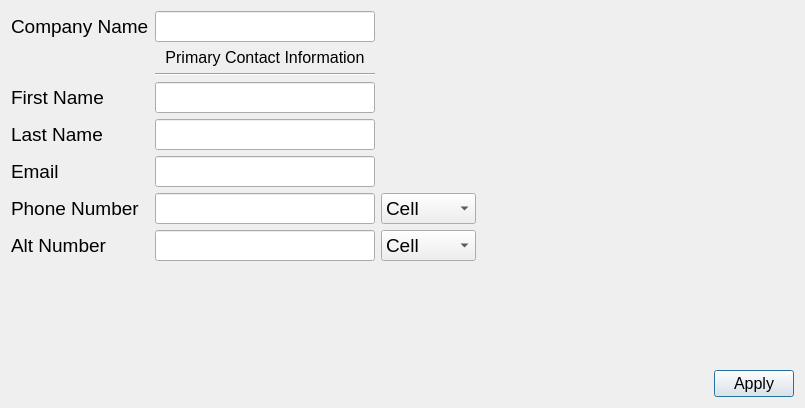
<?xml version="1.0" encoding="UTF-8"?>
<ui version="4.0">
 <class>AddCustomer</class>
 <widget class="QDialog" name="AddCustomer">
  <property name="geometry">
   <rect>
    <x>0</x>
    <y>0</y>
    <width>805</width>
    <height>408</height>
   </rect>
  </property>
  <property name="sizePolicy">
   <sizepolicy hsizetype="Expanding" vsizetype="Expanding">
    <horstretch>0</horstretch>
    <verstretch>0</verstretch>
   </sizepolicy>
  </property>
  <property name="font">
   <font>
    <pointsize>14</pointsize>
   </font>
  </property>
  <property name="windowTitle">
   <string>Dialog</string>
  </property>
  <property name="autoFillBackground">
   <bool>false</bool>
  </property>
  <layout class="QGridLayout" name="gridLayout_2">
   <item row="0" column="0">
    <layout class="QGridLayout" name="gridLayout">
     <item row="0" column="0" rowspan="3">
      <layout class="QFormLayout" name="formLayout">
       <item row="0" column="0">
        <widget class="QLabel" name="companyNameLabel">
         <property name="font">
          <font>
           <pointsize>14</pointsize>
          </font>
         </property>
         <property name="text">
          <string>Company Name</string>
         </property>
        </widget>
       </item>
       <item row="0" column="1">
        <widget class="QLineEdit" name="companyNameLineEdit">
         <property name="minimumSize">
          <size>
           <width>220</width>
           <height>0</height>
          </size>
         </property>
         <property name="maximumSize">
          <size>
           <width>500</width>
           <height>16777215</height>
          </size>
         </property>
         <property name="font">
          <font>
           <pointsize>14</pointsize>
          </font>
         </property>
         <property name="maxLength">
          <number>50</number>
         </property>
        </widget>
       </item>
       <item row="1" column="1">
        <widget class="QLabel" name="label">
         <property name="sizePolicy">
          <sizepolicy hsizetype="MinimumExpanding" vsizetype="Preferred">
           <horstretch>0</horstretch>
           <verstretch>0</verstretch>
          </sizepolicy>
         </property>
         <property name="minimumSize">
          <size>
           <width>220</width>
           <height>0</height>
          </size>
         </property>
         <property name="maximumSize">
          <size>
           <width>500</width>
           <height>16777215</height>
          </size>
         </property>
         <property name="font">
          <font>
           <pointsize>12</pointsize>
          </font>
         </property>
         <property name="text">
          <string>Primary Contact Information</string>
         </property>
         <property name="alignment">
          <set>Qt::AlignCenter</set>
         </property>
        </widget>
       </item>
       <item row="2" column="1">
        <widget class="Line" name="line">
         <property name="minimumSize">
          <size>
           <width>220</width>
           <height>0</height>
          </size>
         </property>
         <property name="maximumSize">
          <size>
           <width>500</width>
           <height>16777215</height>
          </size>
         </property>
         <property name="orientation">
          <enum>Qt::Horizontal</enum>
         </property>
        </widget>
       </item>
       <item row="3" column="0">
        <widget class="QLabel" name="firstNameLabel">
         <property name="font">
          <font>
           <pointsize>14</pointsize>
          </font>
         </property>
         <property name="text">
          <string>First Name</string>
         </property>
        </widget>
       </item>
       <item row="3" column="1">
        <widget class="QLineEdit" name="firstNameLineEdit">
         <property name="minimumSize">
          <size>
           <width>220</width>
           <height>0</height>
          </size>
         </property>
         <property name="maximumSize">
          <size>
           <width>500</width>
           <height>16777215</height>
          </size>
         </property>
         <property name="font">
          <font>
           <pointsize>14</pointsize>
          </font>
         </property>
         <property name="maxLength">
          <number>50</number>
         </property>
        </widget>
       </item>
       <item row="4" column="0">
        <widget class="QLabel" name="lastNameLabel">
         <property name="font">
          <font>
           <pointsize>14</pointsize>
          </font>
         </property>
         <property name="text">
          <string>Last Name</string>
         </property>
        </widget>
       </item>
       <item row="4" column="1">
        <widget class="QLineEdit" name="lastNameLineEdit">
         <property name="minimumSize">
          <size>
           <width>220</width>
           <height>0</height>
          </size>
         </property>
         <property name="maximumSize">
          <size>
           <width>500</width>
           <height>16777215</height>
          </size>
         </property>
         <property name="font">
          <font>
           <pointsize>14</pointsize>
          </font>
         </property>
         <property name="maxLength">
          <number>50</number>
         </property>
        </widget>
       </item>
       <item row="7" column="0">
        <widget class="QLabel" name="phoneNumberLabel">
         <property name="font">
          <font>
           <pointsize>14</pointsize>
          </font>
         </property>
         <property name="text">
          <string>Phone Number</string>
         </property>
        </widget>
       </item>
       <item row="7" column="1">
        <widget class="QLineEdit" name="phoneNumberLineEdit">
         <property name="minimumSize">
          <size>
           <width>220</width>
           <height>0</height>
          </size>
         </property>
         <property name="maximumSize">
          <size>
           <width>500</width>
           <height>16777215</height>
          </size>
         </property>
         <property name="font">
          <font>
           <pointsize>14</pointsize>
          </font>
         </property>
         <property name="maxLength">
          <number>50</number>
         </property>
        </widget>
       </item>
       <item row="8" column="0">
        <widget class="QLabel" name="altNumberLabel">
         <property name="text">
          <string>Alt Number</string>
         </property>
        </widget>
       </item>
       <item row="8" column="1">
        <widget class="QLineEdit" name="altNumberLineEdit">
         <property name="minimumSize">
          <size>
           <width>220</width>
           <height>0</height>
          </size>
         </property>
         <property name="maximumSize">
          <size>
           <width>500</width>
           <height>16777215</height>
          </size>
         </property>
         <property name="maxLength">
          <number>50</number>
         </property>
        </widget>
       </item>
       <item row="6" column="0">
        <widget class="QLabel" name="emailLabel">
         <property name="text">
          <string>Email</string>
         </property>
        </widget>
       </item>
       <item row="6" column="1">
        <widget class="QLineEdit" name="emailLineEdit">
         <property name="minimumSize">
          <size>
           <width>220</width>
           <height>0</height>
          </size>
         </property>
         <property name="maximumSize">
          <size>
           <width>500</width>
           <height>16777215</height>
          </size>
         </property>
         <property name="maxLength">
          <number>50</number>
         </property>
        </widget>
       </item>
      </layout>
     </item>
     <item row="0" column="1">
      <spacer name="verticalSpacer">
       <property name="orientation">
        <enum>Qt::Vertical</enum>
       </property>
       <property name="sizeType">
        <enum>QSizePolicy::Minimum</enum>
       </property>
       <property name="sizeHint" stdset="0">
        <size>
         <width>20</width>
         <height>40</height>
        </size>
       </property>
      </spacer>
     </item>
     <item row="0" column="2">
      <spacer name="verticalSpacer_3">
       <property name="orientation">
        <enum>Qt::Vertical</enum>
       </property>
       <property name="sizeType">
        <enum>QSizePolicy::Minimum</enum>
       </property>
       <property name="sizeHint" stdset="0">
        <size>
         <width>20</width>
         <height>40</height>
        </size>
       </property>
      </spacer>
     </item>
     <item row="1" column="1">
      <widget class="QComboBox" name="comboBox">
       <property name="font">
        <font>
         <pointsize>14</pointsize>
        </font>
       </property>
       <property name="minimumContentsLength">
        <number>5</number>
       </property>
       <item>
        <property name="text">
         <string>Cell</string>
        </property>
       </item>
       <item>
        <property name="text">
         <string>Work</string>
        </property>
       </item>
       <item>
        <property name="text">
         <string>Home</string>
        </property>
       </item>
       <item>
        <property name="text">
         <string>Other</string>
        </property>
       </item>
      </widget>
     </item>
     <item row="2" column="1">
      <widget class="QComboBox" name="comboBox_2">
       <property name="font">
        <font>
         <pointsize>14</pointsize>
        </font>
       </property>
       <property name="minimumContentsLength">
        <number>5</number>
       </property>
       <item>
        <property name="text">
         <string>Cell</string>
        </property>
       </item>
       <item>
        <property name="text">
         <string>Work</string>
        </property>
       </item>
       <item>
        <property name="text">
         <string>Home</string>
        </property>
       </item>
       <item>
        <property name="text">
         <string>Other</string>
        </property>
       </item>
      </widget>
     </item>
     <item row="2" column="2">
      <spacer name="horizontalSpacer_2">
       <property name="orientation">
        <enum>Qt::Horizontal</enum>
       </property>
       <property name="sizeHint" stdset="0">
        <size>
         <width>40</width>
         <height>20</height>
        </size>
       </property>
      </spacer>
     </item>
    </layout>
   </item>
   <item row="0" column="2" rowspan="2">
    <spacer name="verticalSpacer_4">
     <property name="orientation">
      <enum>Qt::Vertical</enum>
     </property>
     <property name="sizeHint" stdset="0">
      <size>
       <width>20</width>
       <height>354</height>
      </size>
     </property>
    </spacer>
   </item>
   <item row="2" column="0">
    <spacer name="horizontalSpacer">
     <property name="orientation">
      <enum>Qt::Horizontal</enum>
     </property>
     <property name="sizeHint" stdset="0">
      <size>
       <width>40</width>
       <height>20</height>
      </size>
     </property>
    </spacer>
   </item>
   <item row="2" column="2">
    <widget class="QPushButton" name="applyPushButton">
     <property name="font">
      <font>
       <pointsize>12</pointsize>
      </font>
     </property>
     <property name="text">
      <string>Apply</string>
     </property>
    </widget>
   </item>
   <item row="1" column="0">
    <spacer name="verticalSpacer_2">
     <property name="orientation">
      <enum>Qt::Vertical</enum>
     </property>
     <property name="sizeHint" stdset="0">
      <size>
       <width>20</width>
       <height>166</height>
      </size>
     </property>
    </spacer>
   </item>
  </layout>
 </widget>
 <tabstops>
  <tabstop>companyNameLineEdit</tabstop>
  <tabstop>firstNameLineEdit</tabstop>
  <tabstop>lastNameLineEdit</tabstop>
  <tabstop>phoneNumberLineEdit</tabstop>
  <tabstop>applyPushButton</tabstop>
 </tabstops>
 <resources/>
 <connections/>
</ui>
